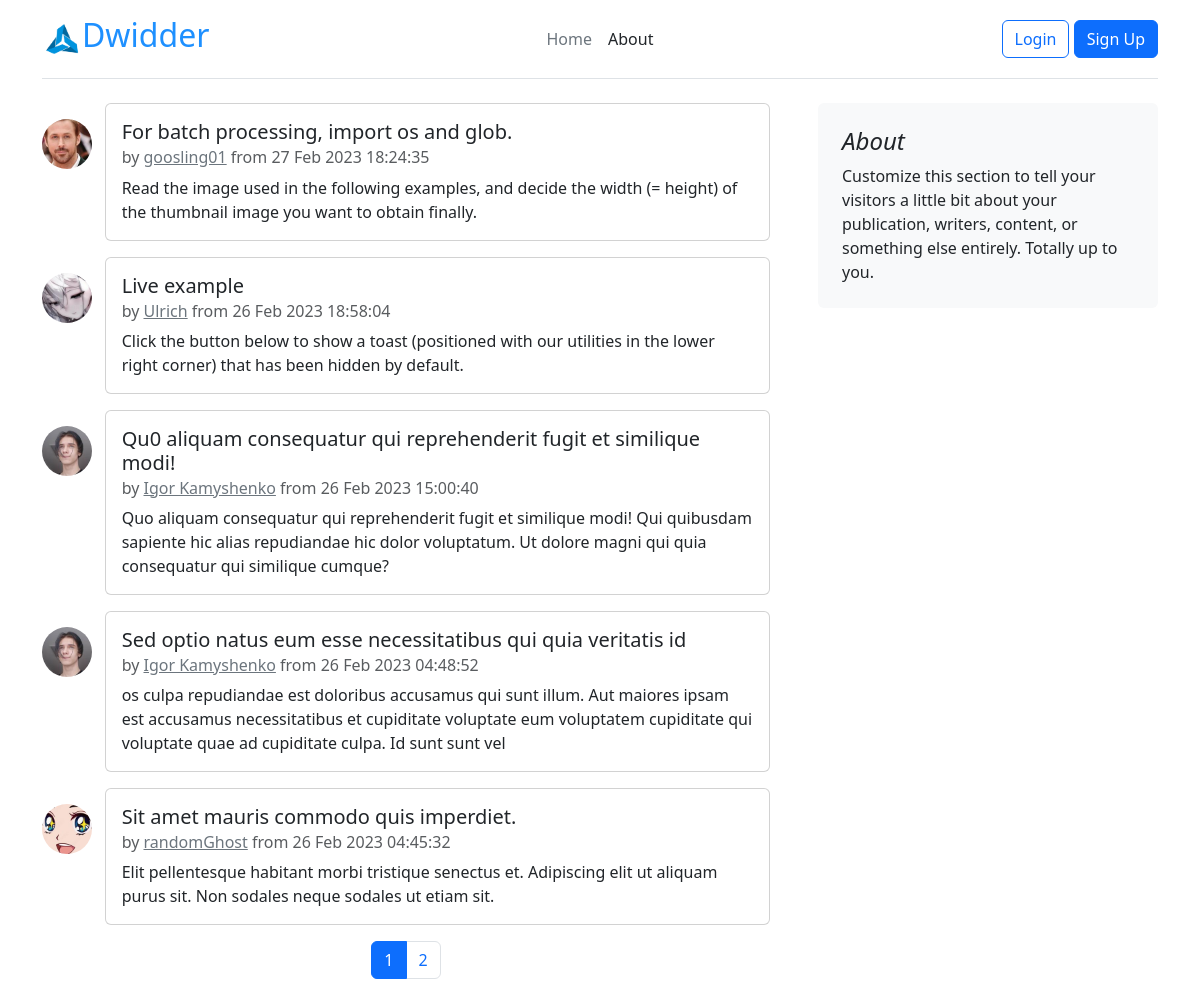
The page / on the database its author committed.
### flaskproject/models.py (models this page shows, shortened)
class Post(db.Model):
    id = db.Column(db.Integer, primary_key=True)
    title = db.Column(db.String(60), nullable=False)
    date_posted = db.Column(db.DateTime, nullable=False, default=datetime.now())
    content = db.Column(db.Text, nullable=False)
    user_id = db.Column(db.Integer, db.ForeignKey('user.id'), nullable=False)

class User(db.Model, UserMixin):
    id = db.Column(db.Integer, primary_key=True)
    username = db.Column(db.String(20), unique=True, nullable=False)
    email = db.Column(db.String(120), unique=True, nullable=False)
    image_file = db.Column(db.String(20), nullable=False, default='default.jpg')
    password = db.Column(db.String(60), nullable=False)
    posts = db.relationship('Post', backref='author', lazy=True)

### flaskproject/main/routes.py (the view)
@main.route('/', methods=['GET', 'POST'])
def home():
    page = request.args.get('page', 1, type=int)
    posts = Post.query.order_by(Post.date_posted.desc()).paginate(page=page, per_page=5)
    return render_template('home.html', title='Home page', posts=posts)

### flaskproject/templates/home.html (shortened to what this page needs)
{% extends "layout.html" %}
{% block content %}
    <div class="row g-5">
        <div class="col-md-8 mb-5">
            {% for post in posts.items %}
                <div class="row">
                    <div class="col-1">
                         <img height="50px" style="object-fit: cover" class="rounded-circle avatar account-img mt-3 mb-3" width="50px" src="{{ url_for('static', filename='profile_pics/' + post.author.image_file) }}"/>
                    </div>
                    <div class="col-11">
                        <div class="card mb-3">
                            <div class="card-body">
                                <h5 class="card-title">{{ post.title }}</h5>
                                <h6 class="card-subtitle mb-2 text-muted">by <a class="link-secondary"
                                        href="{{ url_for('users.user_posts', username=post.author.username) }}">{{ post.author.username }}</a>
                                    from {{ post.date_posted.strftime('%d %b %Y %H:%M:%S') }}</h6>
                                <p class="card-text">{{ post.content }}</p>
                            </div>
                        </div>
                    </div>
                </div>
            {% endfor %}
            <nav aria-label="Page navigation example">
                <ul class="pagination justify-content-center">
                    {% for page_num in posts.iter_pages(left_edge=1, right_edge=1, left_current=1, right_current=2) %}
                        {% if page_num %}
                            {% if posts.page == page_num %}
                                <li class="page-item active"><a class="page-link"
                                                                href="{{ url_for('main.home', page=page_num) }}">{{ page_num }}</a>
                                </li>
                            {% else %}
                                <li class="page-item"><a class="page-link"
                                                         href="{{ url_for('main.home', page=page_num) }}">{{ page_num }}</a>
                                </li>
                            {% endif %}
                        {% else %}
                            ...
                        {% endif %}
                    {% endfor %}
                </ul>
            </nav>
        </div>
        <div class="col-md-4">
            <div class="position-sticky" style="top: 2rem;">
                <div class="p-4 mb-3 bg-light rounded">
                    <h4 class="fst-italic">About</h4>
                    <p class="mb-0">Customize this section to tell your visitors a little bit about your
                        publication,
                        writers, content, or something else entirely. Totally up to you.</p>
                </div>
            </div>
        </div>
    </div>
{% endblock content %}

### rows shown on the page
Post: image_file (picture), title "For batch processing, import os and glob.", author.username "goosling01", date_posted "27 Feb 2023 18:24:35", content "Read the image used in the following examples, and decide the width (= height) of the thumbnail image you want to obtain finally."
Post: image_file (picture), title "Live example", author.username "Ulrich", date_posted "26 Feb 2023 18:58:04", content "Click the button below to show a toast (positioned with our utilities in the lower right corner) that has been hidden by default."
Post: image_file (picture), title "Qu0 aliquam consequatur qui reprehenderit fugit et similique modi!", author.username "Igor Kamyshenko", date_posted "26 Feb 2023 15:00:40", content "Quo aliquam consequatur qui reprehenderit fugit et similique modi! Qui quibusdam sapiente hic alias repudiandae hic dolor voluptatum. Ut dolore magni qui quia consequatur qui similique cumque?"
Post: image_file (picture), title "Sed optio natus eum esse necessitatibus qui quia veritatis id", author.username "Igor Kamyshenko", date_posted "26 Feb 2023 04:48:52", content "os culpa repudiandae est doloribus accusamus qui sunt illum. Aut maiores ipsam est accusamus necessitatibus et cupiditate voluptate eum voluptatem cupiditate qui voluptate quae ad cupiditate culpa. Id sunt sunt vel"
Post: image_file (picture), title "Sit amet mauris commodo quis imperdiet.", author.username "randomGhost", date_posted "26 Feb 2023 04:45:32", content "Elit pellentesque habitant morbi tristique senectus et. Adipiscing elit ut aliquam purus sit. Non sodales neque sodales ut etiam sit."

### other values the page prints
{{ page_num }} "1"
{{ page_num }} "2"
